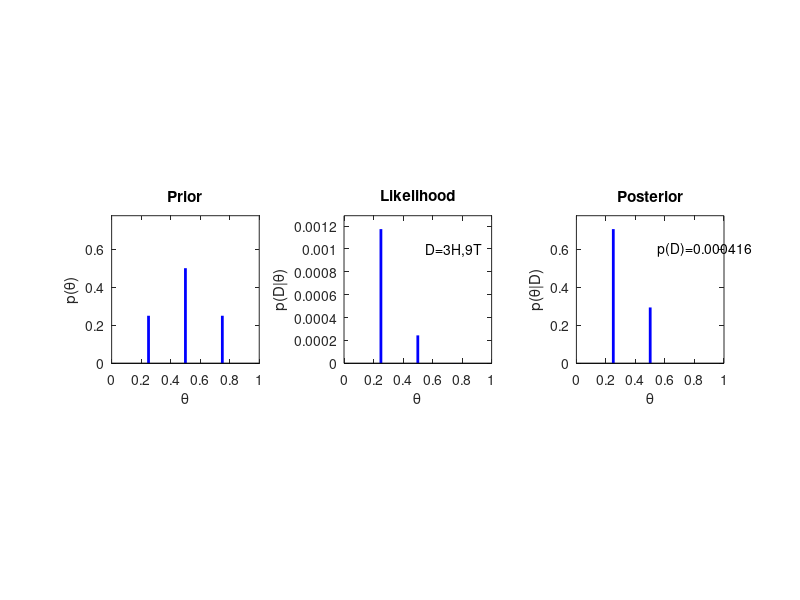

Reproduce this figure in MATLAB.
% BayesUpdate
%
% Bayesian updating
%
% Original in R:	Kruschke, J. K. (2011). Doing Bayesian Data Analysis:
%					A Tutorial with R and BUGS. Academic Press / Elsevier.
% Modified to Matlab code: Marc M. van Wanrooij

close all
clear all

% Theta is the vector of candidate values for the parameter theta.
% nThetaVals is the number of candidate theta values.
% To produce the examples in the book, set nThetaVals to either 3 or 63.
nThetaVals = 3;
% Now make the vector of theta values:
Theta = (1:nThetaVals)/(nThetaVals+1);

% pTheta is the vector of prior probabilities on the theta values.
pTheta = min([Theta; 1-Theta]); % Makes a triangular belief distribution.
pTheta = pTheta/sum(pTheta);  % Makes sure that beliefs sum to 1.

% stem(Theta,pTheta,'Marker','none','LineWidth',2,'Color','b');
% xlim([0 1]);
% axis square;

% Specify the data. To produce the examples in the book, use either
% Data = c(rep(1,3),rep(0,9)) or Data = c(rep(1,1),rep(0,11)).
Data	= [ones(1,3) zeros(1,9)];
nHeads	= sum(Data);
nTails	= length(Data) - nHeads;

% Compute the likelihood of the data for each value of theta:
pDataGivenTheta = Theta.^nHeads .* (1-Theta).^nTails; % Bernouilli

% Compute the posterior:
pData			= sum(pDataGivenTheta.*pTheta);
pThetaGivenData = pDataGivenTheta.*pTheta/pData;   % This is Bayes' rule!

% Plot the results.
figure(1)

% Plot the prior:
subplot(131)
stem(Theta,pTheta,'k-','Marker','None','LineWidth',2,'Color','b');
title('Prior');
xlabel('\theta');
ylabel('p(\theta)');
xlim([0 1]);
ylim([0 1.1*max(pThetaGivenData)]);
axis square;

% Plot the likelihood:
subplot(132)
stem(Theta,pDataGivenTheta,'k-','Marker','None','LineWidth',2,'Color','b');
title('Likelihood');
xlabel('\theta');
ylabel('p(D|\theta)');
xlim([0 1]);
ylim([0 1.1*max(pDataGivenTheta)]);
axis square;
text(.55,.85*max(pDataGivenTheta),['D=' num2str(nHeads) 'H,' num2str(nTails) 'T']);

% Plot the posterior:
subplot(133)
stem(Theta,pThetaGivenData,'k-','Marker','None','LineWidth',2,'Color','b');
title('Posterior');
xlabel('\theta');
ylabel('p(\theta|D)');
xlim([0 1]);
ylim([0 1.1*max(pThetaGivenData)]);
axis square;
text(.55,.85*max(pThetaGivenData),['p(D)=' num2str(pData,3)]);

% To save graph
if ispc
	print('-depsc','-painter',mfilename);
elseif ismac
	print('-depsc','-painters',mfilename);
end
